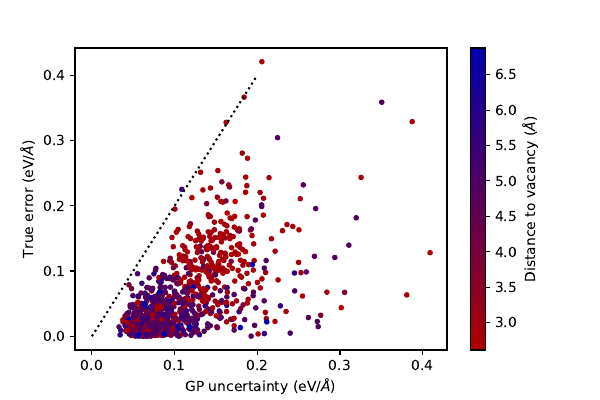

This chart was generated by the following Python code:
import numpy as np
import matplotlib.pyplot as plt
import matplotlib as mpl


fig2e_data = np.load('fig2e_data.npz')
gp_stds = fig2e_data['gp_stds']
true_errors = fig2e_data['true_errors']
vac_dists = fig2e_data['vac_dists']

# Set colors.
init_val = 176/255
fin_val = 100/255

cdict = {'red':   [(0.0,  0.0, init_val),
                   (1.0,  0, 1.0)],

         'green': [(0.0,  0.0, 0.0),
                   (1.0, 0.0, 1.0)],

         'blue':  [(0.0,  0.0, 0.0),
                   (1.0,  init_val, 1.0)]}

colors = mpl.colors.LinearSegmentedColormap('grey-red', cdict)

plt.scatter(gp_stds, true_errors, c=vac_dists, marker='.', cmap=colors)

plt.plot([0, 0.2], [0, 0.4], 'k:', label='2 $\sigma$')
plt.xlabel('GP uncertainty (eV/$\AA$)')
plt.ylabel('True error (eV/$\AA$)')
cbar = plt.colorbar()
cbar.set_label('Distance to vacancy ($\AA$)')

plt.savefig("fig2e.pdf")

plt.show()
